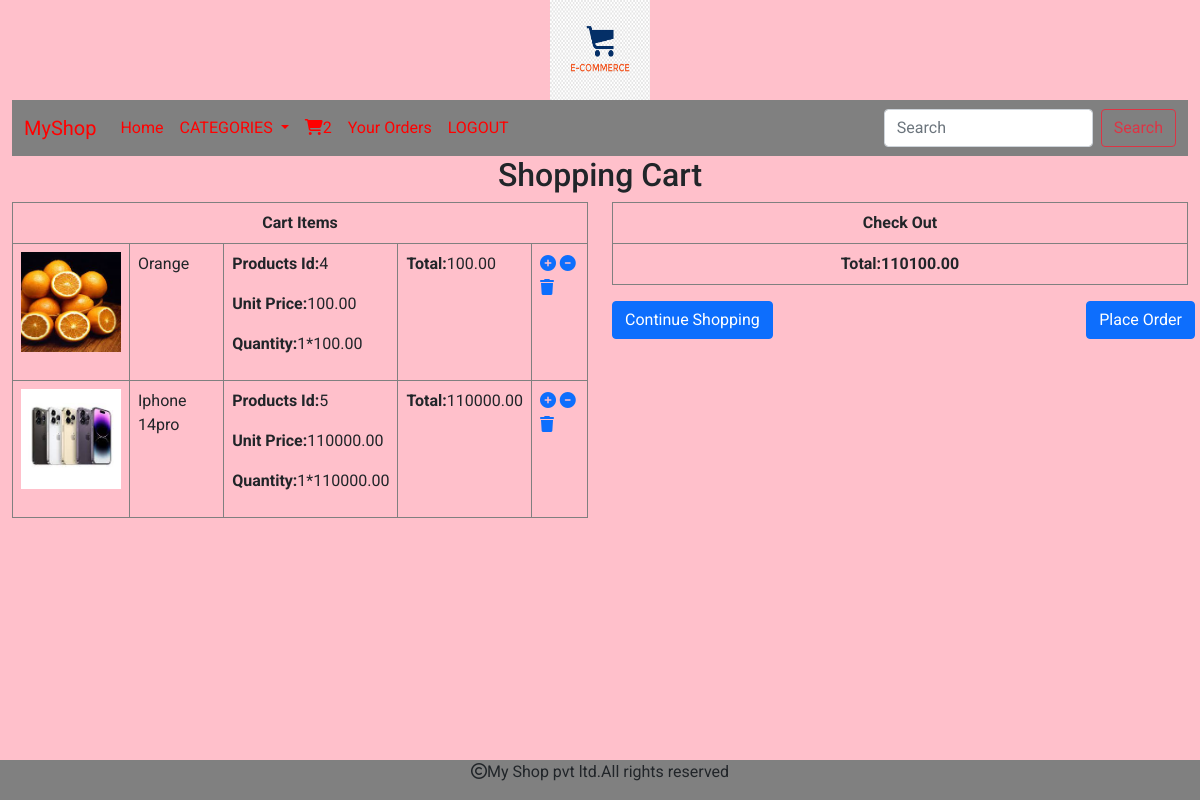
/cart/cartview/ (signed in), run on the app's committed database.
### cart/models.py (models this page shows, shortened)
class Cart(models.Model):
    products=models.ForeignKey(Product,on_delete=models.CASCADE)
    user=models.ForeignKey(User,on_delete=models.CASCADE)
    quantity=models.IntegerField(default=1)
    date_added=models.DateField(auto_now_add=True)
    active=models.BooleanField(default=True)
    def subtotal(self):
        return self.quantity*self.products.price

### shop/models.py (models this page shows, shortened)
class Product(models.Model):
    name=models.CharField(max_length=200,unique=True)
    slug=models.SlugField(max_length=200,unique=True)
    desc=models.TextField(blank=True)
    price=models.DecimalField(max_digits=10,decimal_places=2)
    category=models.ForeignKey(Category,on_delete=models.CASCADE)
    img=models.ImageField(upload_to='img/products',null=True)
    stock=models.IntegerField()
    available=models.BooleanField(default=True)
    created=models.DateTimeField(auto_now_add=True)
    updated=models.DateTimeField(auto_now=True)

### cart/views.py (the view)
# urls.py: path('cartview/',views.cartview,name='cartview'),
@login_required
def cartview(request):
    total=0
    u=request.user
    try:
        c=Cart.objects.filter(user=u)
        for i in c:
            total+=i.quantity*i.products.price
    except Cart.DoesNotExist:
        pass
    return render(request,'cart.html',{'c':c,'t':total})

### cart/context_processors.py (called while the page is built)
def counter(request):
    count=0
    if request.user.is_authenticated:
        u=request.user
        try:
            c=Cart.objects.filter(user=u)
            for i in c:
                count+=i.quantity
        except:
            count=0
    return {'count':count}

### shop/context_processors.py (called while the page is built)
def menu_links(request):
    links=Category.objects.all()
    return {'l':links}

### templates/cart.html
{% extends 'base.html' %}
{% load static %}
{% block content %}
<div class="container-fluid" style="margin-bottom:100px">
    {% if not c %}
    <div>
        <h2 class="text-center">Cart is Empty</h2>
        <a href="{% url 'shop:home' %}">Continue Shopping</a>
    </div>
    {% else %}
    <h2 class="text-center">Shopping Cart</h2>
    <div class="row">
        <div class="col-sm-6">
            <table class=" table table-bordered" style="border:1px solid gray" >
                <tr><th colspan="5" class="text-center">Cart Items</th></tr>
                {% for i in c %}
                <tr>
                    <td>
                        <img src="{{ i.products.img.url }}" style="height:100px;width:100px">
                    </td>
                    <td>{{i.products.name}}</td>
                    <td><p><strong>Products Id:</strong>{{i.products.id}}</p>
                        <p><strong>Unit Price:</strong>{{i.products.price}}</p>
                        <p><strong>Quantity:</strong>{{i.quantity}}*{{i.products.price}}</p>
                    </td>
                    <td><strong>Total:</strong>{{i.subtotal}}</td>
                    <td>
                        {% if i.quantity < i.products.stock %}
                        <a href="{% url 'cart:add_cart' i.products.id %}"><i class="fa-solid fa-circle-plus"></i></a>
                        <a href="{% url 'cart:remove_cart' i.products.id %}"><i class="fa-solid fa-circle-minus"></i></a>
                        <a href="{% url 'cart:delete_cart' i.products.id %}"><i class="fa-solid fa-trash"></i></a>
                        {% else %}
                        <a href="{% url 'cart:remove_cart' i.products.id %}"><i class="fa-solid fa-circle-minus"></i></a>
                        <a href="{% url 'cart:delete_cart' i.products.id %}"><i class="fa-solid fa-trash"></i></a>
                        {% endif %}
                    </td>
                </tr>
                {% endfor %}
            </table>
        </div>
        <div  style="position:relative;" class="col-sm-6">
      <table class="table table-bordered" style="border:1px solid gray">
          <tr><th colspan="5" class="text-center">Check Out</th></tr>
          <tr>
              <th class="text-center">Total:{{t}}</th>
          </tr>
      </table>
      <a class="btn btn-primary" href="{% url 'shop:home' %}">Continue Shopping</a>
      <a class="btn btn-primary" href="{% url 'cart:orderform' %}" style="position:absolute;right:5px;">Place Order</a>
    </div>
    </div>
    {% endif %}
</div>
{% endblock %}

### templates/base.html (shortened to what this page needs)
<!DOCTYPE html>
{% load static %}
<html lang="en">
<head>
    <link href="https://cdn.jsdelivr.net/npm/bootstrap@5.0.2/dist/css/bootstrap.min.css" rel="stylesheet">
    <link rel="stylesheet" href="{% static 'css/style.css' %}">
    <link rel="stylesheet" href="https://cdnjs.cloudflare.com/ajax/libs/font-awesome/6.4.0/css/all.min.css">
</head>
<body>
<div class="container-fluid">
    <header>
    <center><img src="{% static 'img/x.png' %}" height="100px" width="100px"></center>
     <nav class="navbar navbar-expand-lg navbar-light bg-light">
  <div class="container-fluid">
    <a class="navbar-brand" href="#">MyShop</a>
    <div class="collapse navbar-collapse" id="navbarSupportedContent">
      <ul class="navbar-nav me-auto mb-2 mb-lg-0">
        <li class="nav-item">
          <a class="nav-link" aria-current="page" href="{% url 'shop:home' %}">Home</a>
        </li>
        <li class="nav-item dropdown">
          <a class="nav-link dropdown-toggle" href="#" id="navbarDropdown" role="button" data-bs-toggle="dropdown" aria-expanded="false">
            CATEGORIES
          </a>
          {% if user.is_authenticated %}
           <li class="nav-item">
          <a class="nav-link" aria-current="page" href="{% url 'cart:cartview' %}"><i class="fa-solid fa-cart-shopping"></i>{{count}}</a>
        </li>
             <li class="nav-item">
          <a class="nav-link" aria-current="page" href="{% url 'cart:orderview' %}">Your Orders</a>
        </li>
          <li class="nav-item">
          <a class="nav-link" aria-current="page" href="{% url 'shop:logout' %}">LOGOUT</a>
        </li>
          {% endif %}
      </ul>
      <form class="d-flex" method="POST" action="{% url 'search:searchresult' %}">
        <input class="form-control me-2" type="search" name="q" placeholder="Search" aria-label="Search">
        <button class="btn btn-outline-danger" type="submit">Search</button>
      </form>
    </div>
  </div>
</nav>
    </header>
</div>
{% block content %}
{% endblock %}
<footer>
    <div style="background:grey;text-align:center;width:100%;position:fixed;bottom:0;">
        <p><i class="fa-regular fa-copyright"></i>My Shop pvt ltd.All rights reserved</p>
    </div>
</footer>
</body>
</html>

### static/css/style.css (style rules this page uses)
body { background:pink;font-family: 'Roboto', sans-serif; }
.navbar-light .navbar-brand ,.navbar-light .navbar-nav .nav-link.active, .navbar-light .navbar-nav .nav-link { color: rgb(255,0,0); }
.bg-light { background-color: grey!important; }

### data on the page
Cart: products.img (picture), products.name "Orange", products.id "4", products.price "100.00", quantity "1", subtotal "100.00"
Cart: products.img (picture), products.name "Iphone 14pro", products.id "5", products.price "110000.00", quantity "1", subtotal "110000.00"

### other printed values
{{ count }} "2"
{{ t }} "110100.00"
